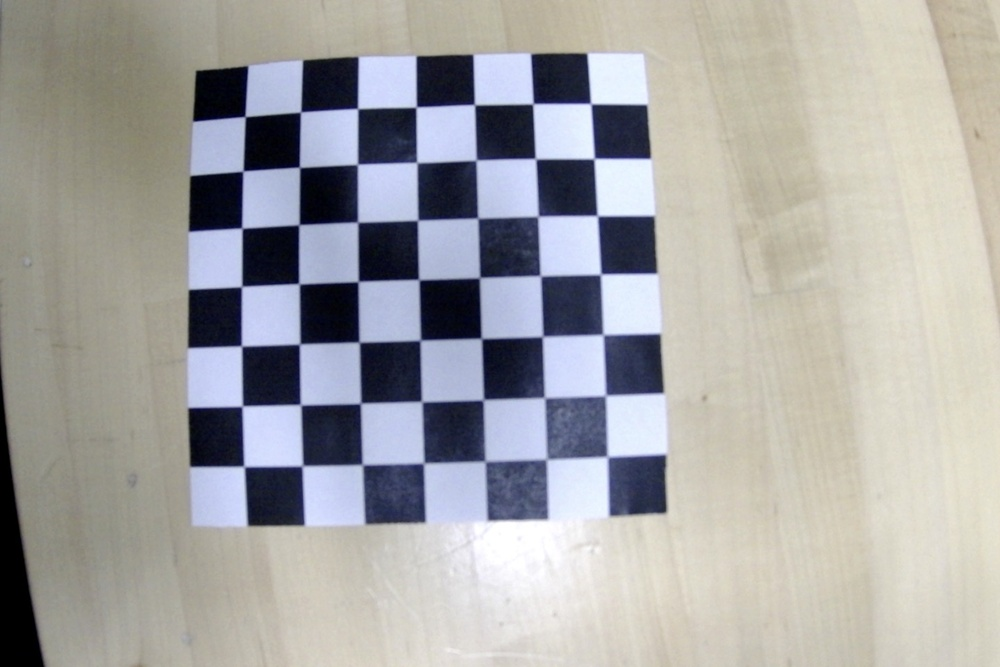
#> input picture shotsWDan/Photo on 3-20-24 at 4.13 PM #2.jpg, 1000 x 667 px, shrunk from 1440 x 960 before the run; its folder holds only this picture in this run
$ python getDistortion.py
#> lines starting #> are read from the running program, lines starting #| are printed output that depends on the picture; after the words box and inside, x2 and y2 are one past the last pixel; in counts of white or black regions, pixels touching at a corner belong together; long printed decimals are rounded
import cv2
import numpy as np
import glob

# Define the chessboard size and squares' size
chessboard_size = (7, 7)  # Adjust to your chessboard's number of inner corners (width-1, height-1)
square_size = 19.6/1000  # The actual size of the squares on your chessboard (in meters or any consistent unit)

# Prepare object points
objp = np.zeros((chessboard_size[0] * chessboard_size[1], 3), np.float32)
objp[:, :2] = np.mgrid[0:chessboard_size[0], 0:chessboard_size[1]].T.reshape(-1, 2) * square_size

# Arrays to store object points and image points from all images
objpoints = []  # 3D points in real world space
imgpoints = []  # 2D points in image plane

# Path to the folder containing your calibration images
images = glob.glob('/Users/hirshramani/PycharmProjects/foosyFriends/shotsWDan/*.jpg')

# Loop over each image to find chessboard corners
for fname in images:
    img = cv2.imread(fname)
#> img is the input picture: shape (667, 1000, 3); mean B, G, R 164.3, 165, 165.6
    gray = cv2.cvtColor(img, cv2.COLOR_BGR2GRAY)
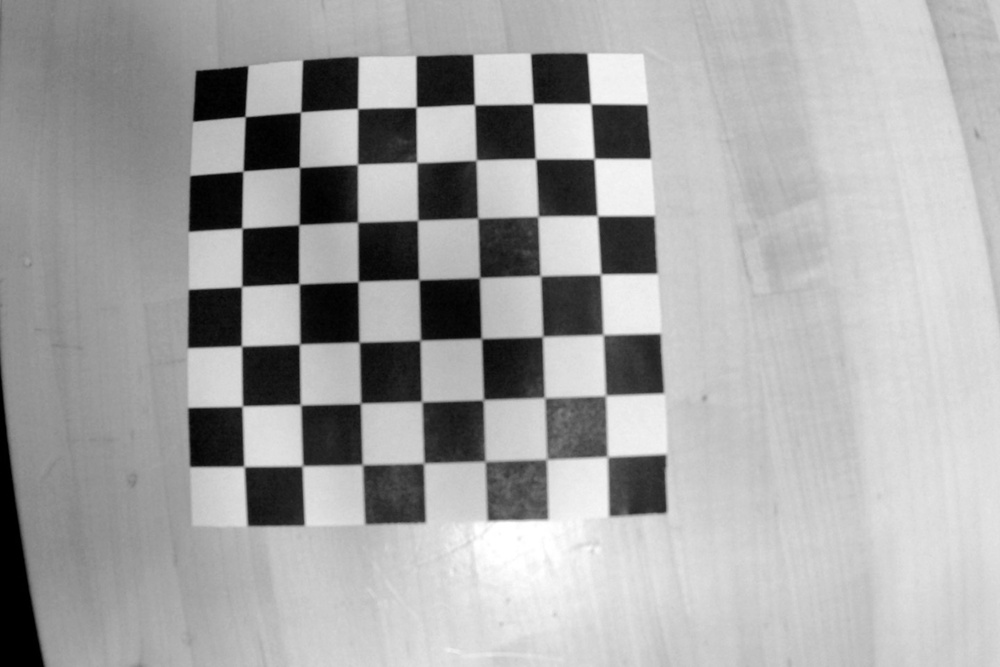
#> gray: shape (667, 1000); min 0, max 255, mean 165

    # Find the chessboard corners
    ret, corners = cv2.findChessboardCorners(gray, chessboard_size, None)
#> ret = True; corners = 49 rows, first 8: [244.8, 116.8], [300.3, 111.6], [357.9, 108.3], [415.3, 106.1], [473.6, 105.4], [534.2, 104.6], [589.9, 104.5], [243, 171]

    # If found, add object points, image points (after refining them)
    if ret:
        objpoints.append(objp)
        # Increase the accuracy of the corner locations
        corners2 = cv2.cornerSubPix(gray, corners, (11,11), (-1,-1), (cv2.TERM_CRITERIA_EPS + cv2.TERM_CRITERIA_MAX_ITER, 30, 0.1))
#> corners2 = 49 rows, first 8: [245.1, 116.6], [300.6, 112.1], [357.7, 108.5], [416.2, 107], [474.5, 104.7], [533, 103.8], [590.7, 103.6], [242.9, 171.1]
        imgpoints.append(corners2)

        # Draw and display the corners
        cv2.drawChessboardCorners(img, chessboard_size, corners2, ret)
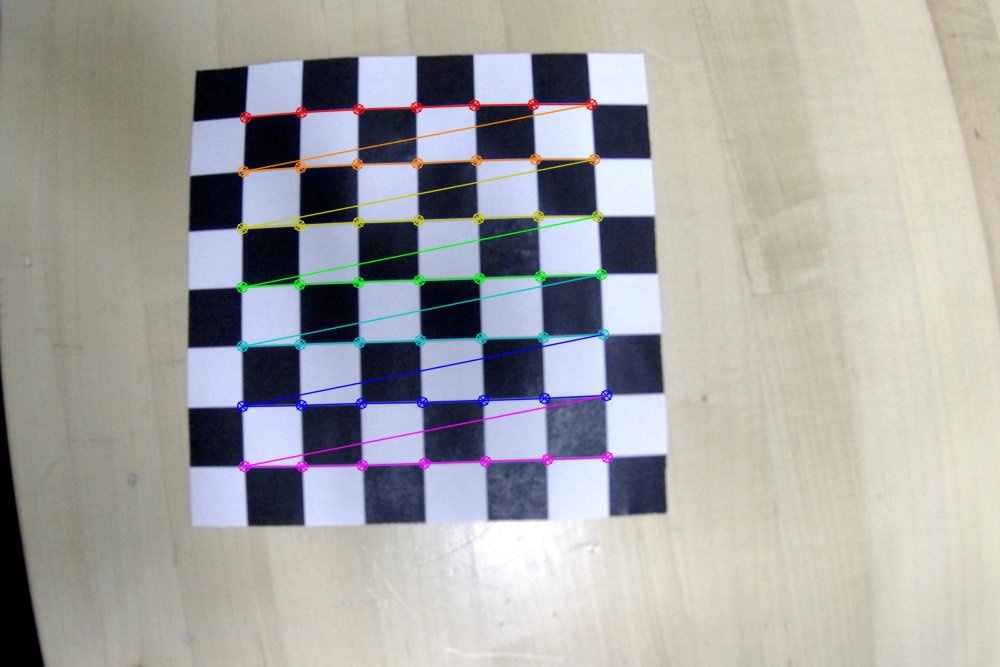
#> img: shape (667, 1000, 3); 2.68% of pixels changed, all inside (x1, y1, x2, y2) = (236, 98, 614, 473)
        cv2.imshow('img', img)
        cv2.waitKey(500)

cv2.destroyAllWindows()

objpoints = [np.asarray(op, dtype=np.float32).reshape(-1, 1, 3) for op in objpoints]
imgpoints = [np.asarray(ip, dtype=np.float32).reshape(-1, 1, 2) for ip in imgpoints]
#> imgpoints = 1 item

# Calibrate the camera
N_OK = len(objpoints)
K = np.zeros((3, 3))
D = np.zeros((4, 1))
rvecs = [np.zeros((1, 1, 3), dtype=np.float64) for i in range(N_OK)]
tvecs = [np.zeros((1, 1, 3), dtype=np.float64) for i in range(N_OK)]

ret, K, D, rvecs, tvecs = cv2.fisheye.calibrate(
    objpoints,
    imgpoints,
    gray.shape[::-1],
    K,
    D,
    rvecs,
    tvecs,
    cv2.fisheye.CALIB_RECOMPUTE_EXTRINSIC + cv2.fisheye.CALIB_CHECK_COND + cv2.fisheye.CALIB_FIX_SKEW,
    (cv2.TERM_CRITERIA_EPS + cv2.TERM_CRITERIA_MAX_ITER, 30, 1e-6)
)
#> ret = 8.33; K = [[-34509.1, 0, -5148], [0, -34356.1, -6791.8], [0, 0, 1]]; D = [-577.1, 396.3, -345.3, 242.5]; rvecs = ([-1.21, -1.63, -2.46],); tvecs = ([-1.82, -2.35, -35.37],)

print("Camera Matrix:\n", K)
#| Camera Matrix:
#|  [[-3.45090738e+04 -0.00000000e+00 -5.14802992e+03]
#|  [ 0.00000000e+00 -3.43561375e+04 -6.79177295e+03]
#|  [ 0.00000000e+00  0.00000000e+00  1.00000000e+00]]
print("Distortion Coefficients:\n", D)
#| Distortion Coefficients:
#|  [[-577.093]
#|  [ 396.270]
#|  [-345.260]
#|  [ 242.541 ]]

$ run again, on shotsWDan/Photo on 3-20-24 at 4.14 PM.jpg
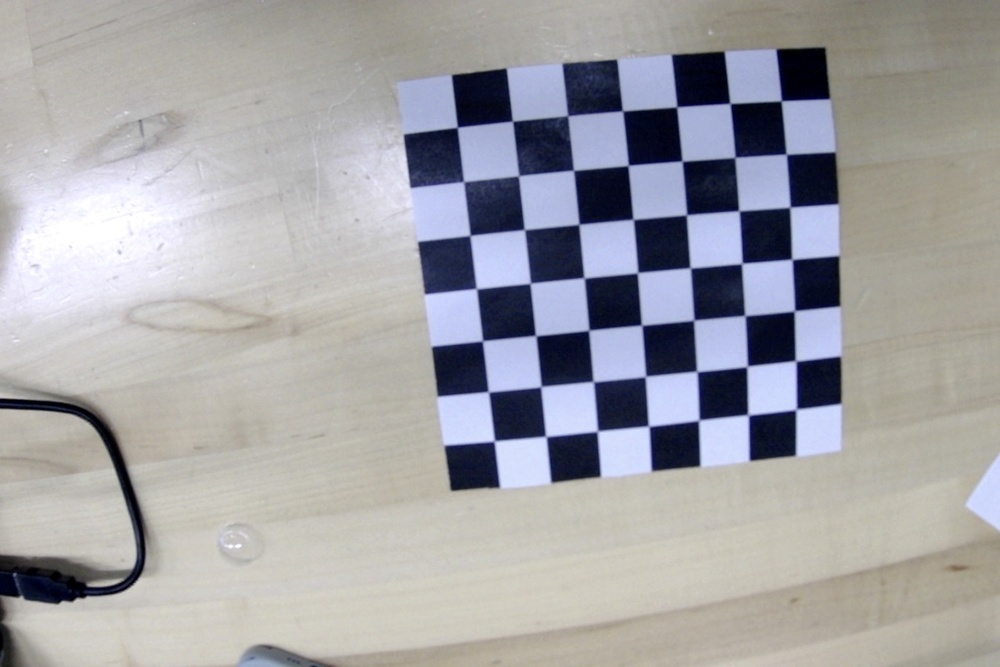
#> input picture shotsWDan/Photo on 3-20-24 at 4.14 PM.jpg, 1000 x 667 px, shrunk from 1440 x 960 before the run
#> img is the input picture: shape (667, 1000, 3); mean B, G, R 165.6, 162.1, 162.6
#> `gray = cv2.cvtColor(img, cv2.COLOR_BGR2GRAY)`:
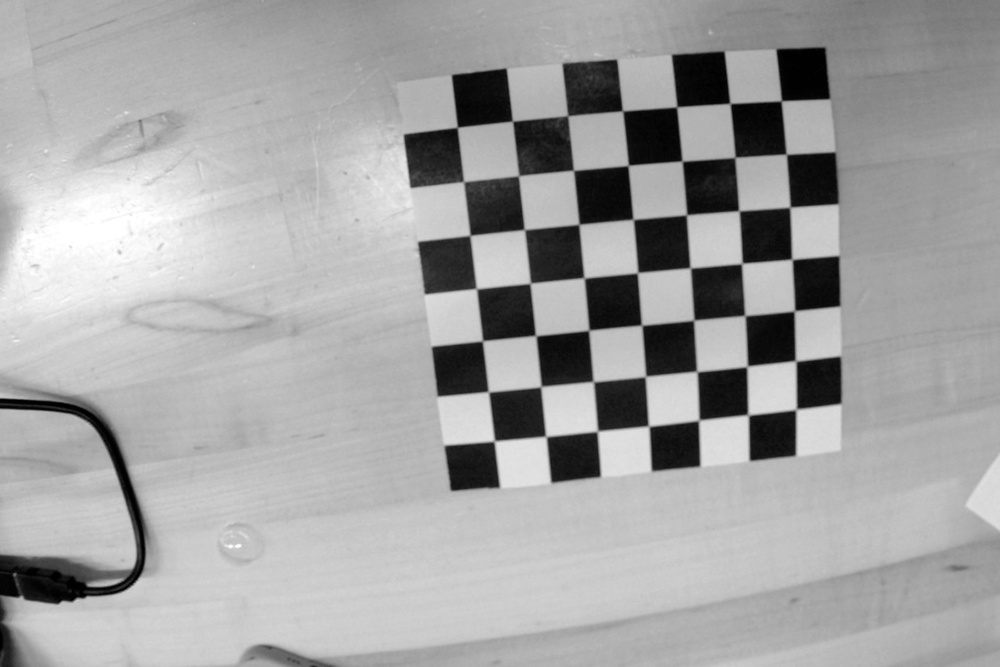
#> gray: shape (667, 1000); min 0, max 255, mean 162.7
#> `ret, corners = cv2.findChessboardCorners(gray, chessboard_size, None)`: ret = True; corners = 49 rows, first 8: [781.5, 101], [782, 150], [786, 211], [790.7, 260.8], [795.9, 312.4], [796.9, 359.4], [795, 408.3], [728.2, 104.6]
#> corners2 = 49 rows, first 8: [781.3, 100.8], [786.3, 154.3], [789.9, 207.2], [792, 259.3], [794.4, 310.9], [795.6, 360.9], [796.2, 409.4], [730, 103.4]
#> `cv2.drawChessboardCorners(img, chessboard_size, corners2, ret)`:
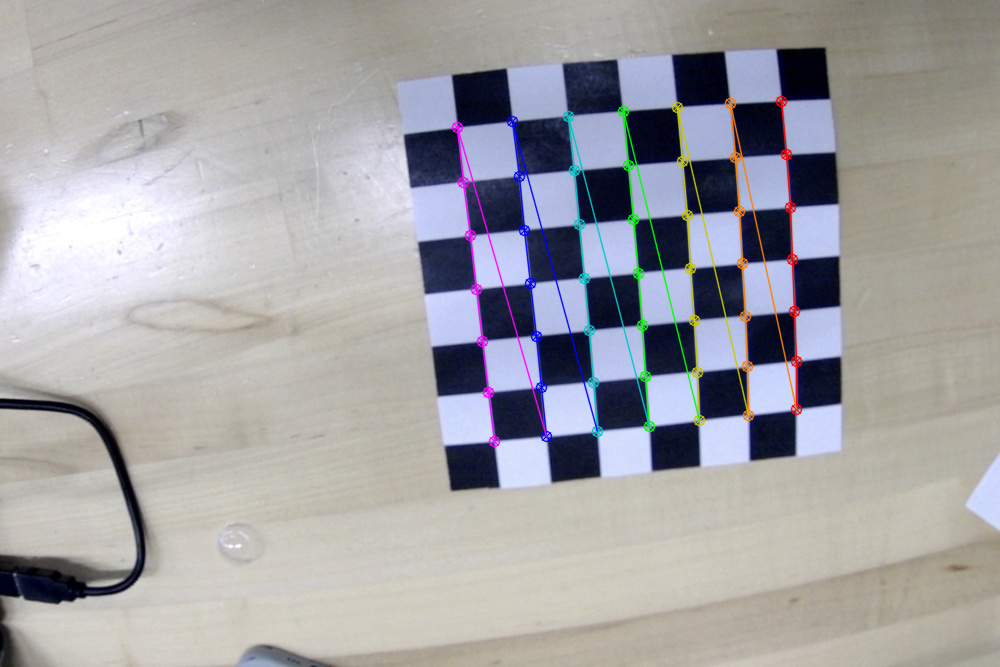
#> img: shape (667, 1000, 3); 2.42% of pixels changed, all inside (x1, y1, x2, y2) = (451, 95, 803, 448)
#> imgpoints = 1 item
#> `ret, K, D, rvecs, tvecs = cv2.fisheye.calibrate( objpoints, imgpoints,..`: ret = 0.219; K = [[943.2, 0, 500], [0, 946.8, 364.9], [0, 0, 1]]; D = [-0.117, -0.0208, 4.77, -20.15]; rvecs = ([0.253, -0.184, 1.45],); tvecs = ([0.102, -0.0951, 0.317],)
#| Camera Matrix:
#|  [[943.169   0.         500.041]
#|  [  0.         946.848 364.937]
#|  [  0.           0.           1.        ]]
#| Distortion Coefficients:
#|  [[ -0.1173]
#|  [ -0.02078]
#|  [  4.775]
#|  [-20.153]]

$ run again, on shotsWDan/Photo on 3-20-24 at 4.15 PM #2.jpg
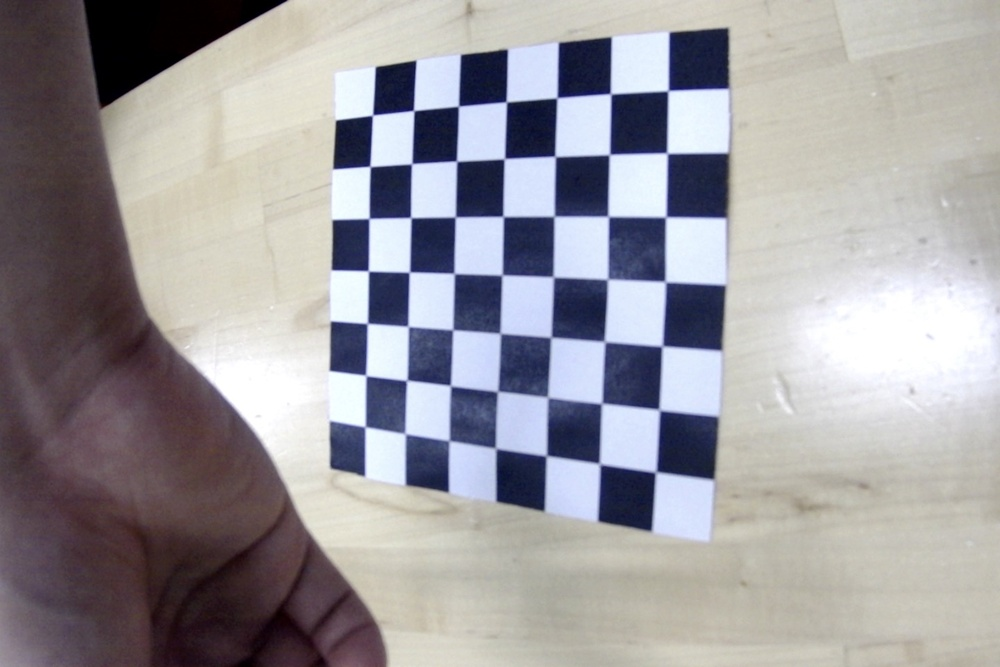
#> input picture shotsWDan/Photo on 3-20-24 at 4.15 PM #2.jpg, 1000 x 667 px, shrunk from 1440 x 960 before the run
#> img is the input picture: shape (667, 1000, 3); mean B, G, R 157.7, 153.5, 156
#> `gray = cv2.cvtColor(img, cv2.COLOR_BGR2GRAY)`:
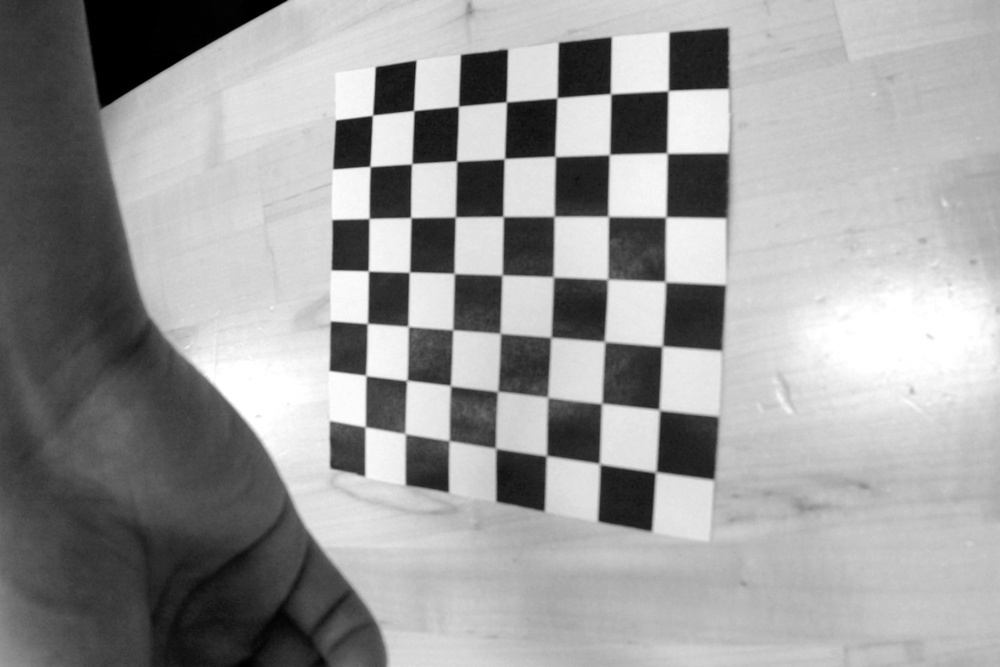
#> gray: shape (667, 1000); min 0, max 255, mean 154.7
#> `ret, corners = cv2.findChessboardCorners(gray, chessboard_size, None)`: ret = True; corners = 49 rows, first 8: [667.1, 89.81], [667.7, 151.7], [666.8, 218.3], [664, 283.2], [663.3, 348.1], [657.8, 411.3], [653.7, 470.3], [610.5, 94]
#> corners2 = 49 rows, first 8: [668.1, 90.65], [667, 153.1], [665.8, 216.9], [665.3, 281.7], [662.2, 346.1], [659.3, 409.8], [655.7, 472], [610.6, 93.78]
#> `cv2.drawChessboardCorners(img, chessboard_size, corners2, ret)`:
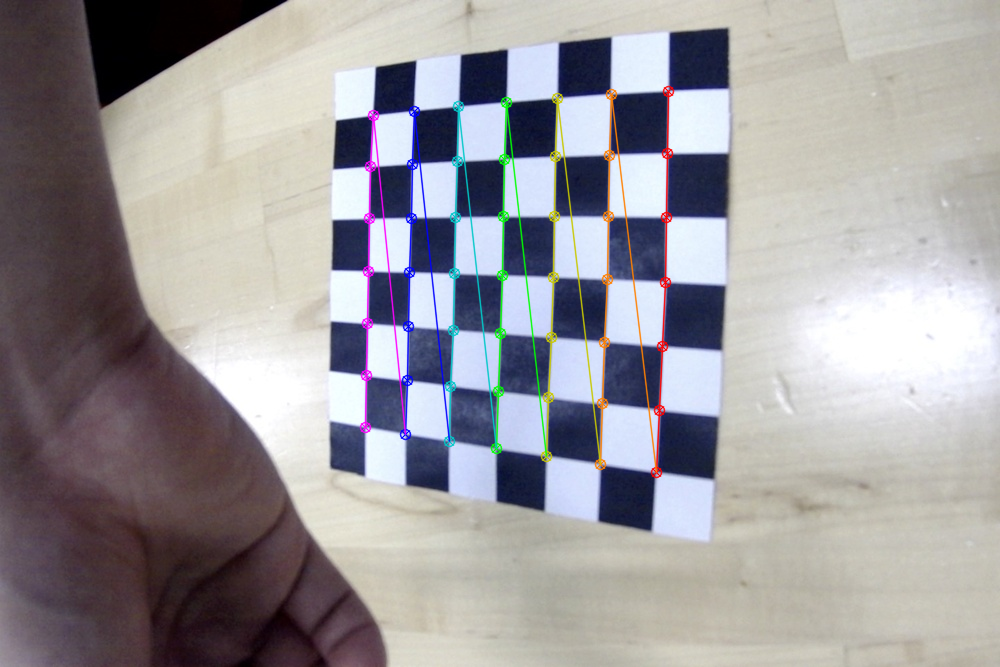
#> img: shape (667, 1000, 3); 2.62% of pixels changed, all inside (x1, y1, x2, y2) = (359, 85, 675, 479)
#> imgpoints = 1 item
#> `ret, K, D, rvecs, tvecs = cv2.fisheye.calibrate( objpoints, imgpoints,..`: ret = 0.423; K = [[981.7, 0, 443.8], [0, 960.7, 350.1], [0, 0, 1]]; D = [0.0726, -2.64, 21.65, -56.29]; rvecs = ([0.577, 0.456, 1.56],); tvecs = ([0.067, -0.0793, 0.28],)
#| Camera Matrix:
#|  [[981.658   0.         443.782]
#|  [  0.         960.686 350.094]
#|  [  0.           0.           1.        ]]
#| Distortion Coefficients:
#|  [[  0.0726]
#|  [ -2.640]
#|  [ 21.654]
#|  [-56.286]]

$ run again, on shotsWDan/Photo on 3-20-24 at 4.15 PM.jpg
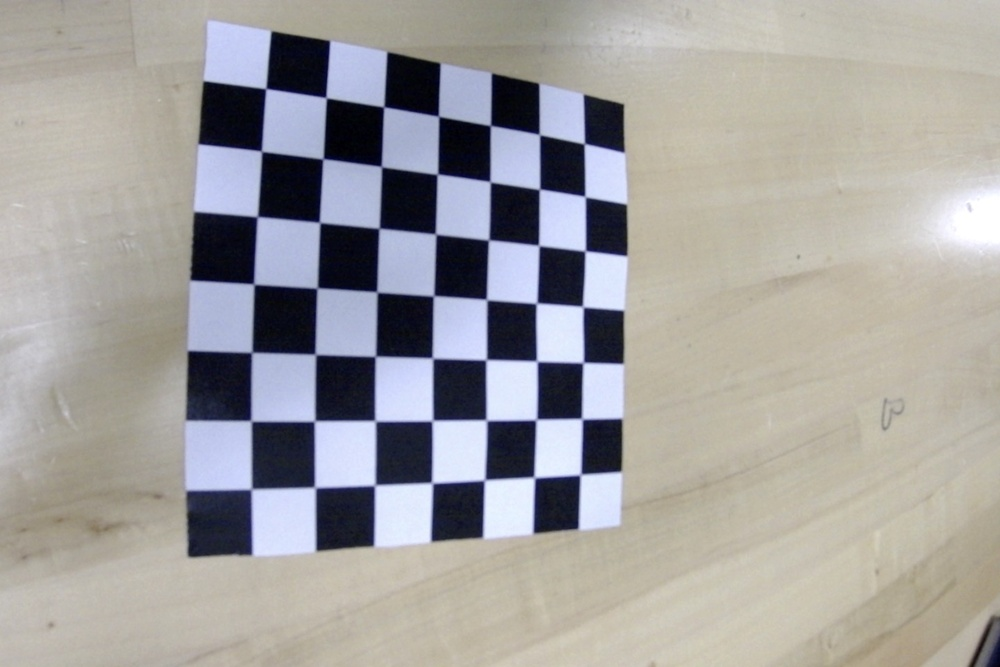
#> input picture shotsWDan/Photo on 3-20-24 at 4.15 PM.jpg, 1000 x 667 px, shrunk from 1440 x 960 before the run
#> img is the input picture: shape (667, 1000, 3); mean B, G, R 158.5, 159.8, 161.8
#> `gray = cv2.cvtColor(img, cv2.COLOR_BGR2GRAY)`:
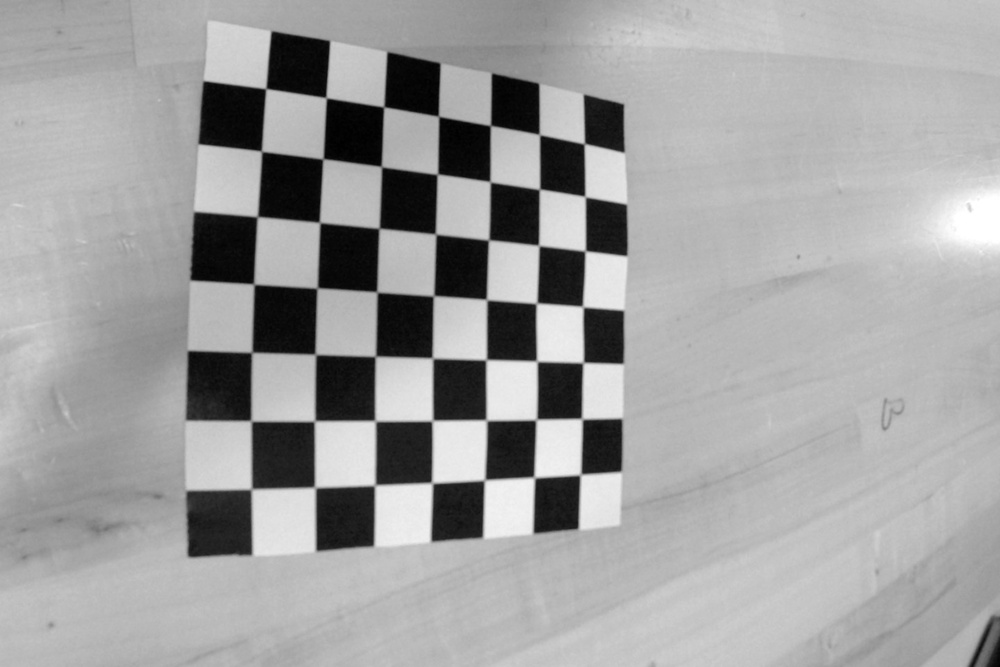
#> gray: shape (667, 1000); min 0, max 255, mean 160.2
#> `ret, corners = cv2.findChessboardCorners(gray, chessboard_size, None)`: ret = True; corners = 49 rows, first 8: [580.9, 475.5], [535.1, 476.4], [483.8, 479.5], [431.3, 483.8], [373.4, 484.4], [313.6, 488.5], [250.4, 486.6], [581.1, 419.6]
#> corners2 = 49 rows, first 8: [580.4, 474.6], [534.3, 477.4], [484.5, 480], [432.1, 482.9], [374.8, 485.2], [314.9, 487.4], [251.4, 489.1], [581.9, 418.8]
#> `cv2.drawChessboardCorners(img, chessboard_size, corners2, ret)`:
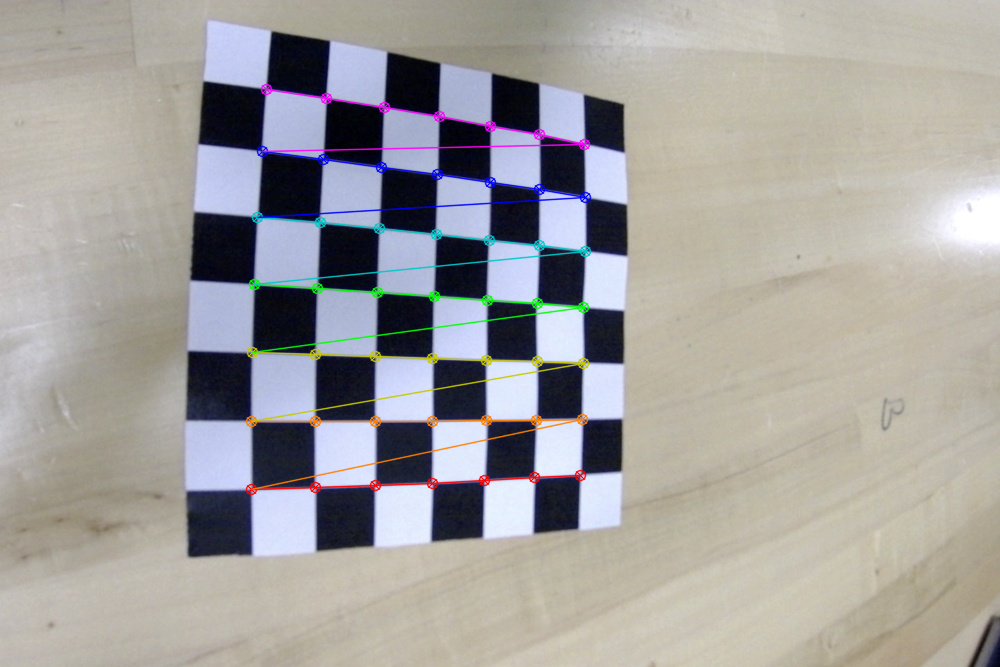
#> img: shape (667, 1000, 3); 2.52% of pixels changed, all inside (x1, y1, x2, y2) = (245, 83, 592, 496)
#> imgpoints = 1 item
#> `ret, K, D, rvecs, tvecs = cv2.fisheye.calibrate( objpoints, imgpoints,..`: ret = 0.478; K = [[1142.4, 0, 516.4], [0, 1055, 348.5], [0, 0, 1]]; D = [-0.206, -0.516, 11.51, -48.25]; rvecs = ([1.04, -0.0444, -2.94],); tvecs = ([0.0209, 0.0441, 0.365],)
#| Camera Matrix:
#|  [[1.14241326e+03 0.00000000e+00 5.16425414e+02]
#|  [0.00000000e+00 1.05502295e+03 3.48534920e+02]
#|  [0.00000000e+00 0.00000000e+00 1.00000000e+00]]
#| Distortion Coefficients:
#|  [[ -0.2061 ]
#|  [ -0.5157]
#|  [ 11.514]
#|  [-48.251]]
